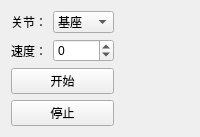
        <widget class="QWidget" name="tab_4">
         <attribute name="title">
          <string>单轴旋转</string>
         </attribute>
         <layout class="QFormLayout" name="formLayout_5">
          <item row="0" column="0">
           <layout class="QFormLayout" name="formLayout_4">
            <item row="0" column="0">
             <widget class="QLabel" name="label_23">
              <property name="text">
               <string>关节：</string>
              </property>
             </widget>
            </item>
            <item row="0" column="1">
             <widget class="QComboBox" name="singleJointParam">
              <item>
               <property name="text">
                <string>基座</string>
               </property>
              </item>
              <item>
               <property name="text">
                <string>肩部</string>
               </property>
              </item>
              <item>
               <property name="text">
                <string>肘部</string>
               </property>
              </item>
              <item>
               <property name="text">
                <string>手腕1</string>
               </property>
              </item>
              <item>
               <property name="text">
                <string>手腕2</string>
               </property>
              </item>
              <item>
               <property name="text">
                <string>手腕3</string>
               </property>
              </item>
             </widget>
            </item>
            <item row="2" column="0">
             <widget class="QLabel" name="label_24">
              <property name="text">
               <string>速度：</string>
              </property>
             </widget>
            </item>
            <item row="2" column="1">
             <widget class="QSpinBox" name="singleJointSpeed">
              <property name="minimum">
               <number>-3000</number>
              </property>
              <property name="maximum">
               <number>3000</number>
              </property>
              <property name="singleStep">
               <number>100</number>
              </property>
              <property name="value">
               <number>0</number>
              </property>
              <property name="displayIntegerBase">
               <number>10</number>
              </property>
             </widget>
            </item>
            <item row="4" column="0" colspan="2">
             <widget class="QPushButton" name="startSingleRotate">
              <property name="text">
               <string>开始</string>
              </property>
             </widget>
            </item>
            <item row="5" column="0" colspan="2">
             <widget class="QPushButton" name="stopSingleRotate">
              <property name="text">
               <string>停止</string>
              </property>
             </widget>
            </item>
           </layout>
          </item>
         </layout>
        </widget>
